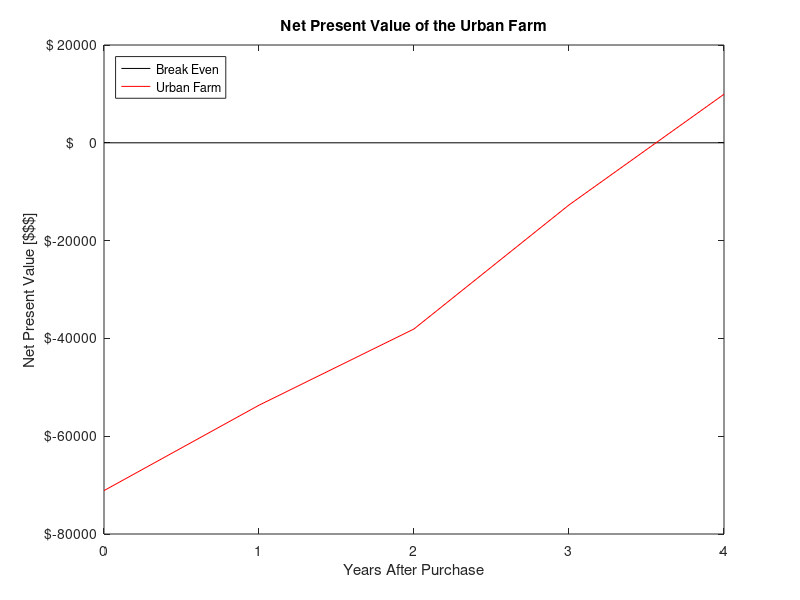

This figure's MATLAB source:
%% P1 Project - Urban Agriculture Design
% This script computes the finincial feasibility of an urban farm
% through the use of many basic MATLAB(R) functions.
% Results of relevant data are displayed graphically through the use of
% figures in relevant data intervals.

%% Coder Information
%
% * Kyle Lavorato


%% Prep

clc;
close all;
clear all;

%% Net Present Value - Urban Farm

fprintf('\n')
fprintf(2,'Urban Farm NPV \n')
fprintf('\n')

% Cost of 9 gardening containers
ContainerCost=-2109.73;

% Cost of materials to build farm
StructureCost=-17222;

% Cost of first year seeds and soils
% (Seed + soil)
SeedSoilCost=270+3400.67;

% Total cost of farm materials
PurchaseFarm=-ContainerCost+StructureCost+SeedSoilCost;

% Cost to build farm
ConstructFarm=-37673.30;

% Annual utilities cost
% (Water + Hydro)
UtilitiesFarm=-2040.60-1119.19;

% Annual rent
RentCost=-22010.88;

% Annual worker wages
WorkerWages=-23387;

% Total annual costs
TotalAnnual=UtilitiesFarm+RentCost+WorkerWages

% Annual crop profits
% (Tomato + Basil + Cabbage (*6) + Kale + mushrooms + Garlic)
CropProfits=400*5.30+400*11.78+400*4.52*6+200*4.42+260*175+60*3.40;

% Annual extra pofits
% (Intern savings + tour/workshop profits)
ExtraProfits=1349.25+2500;

% Total annual profits
TotalProfits=CropProfits+ExtraProfits

% Initial net present value
NPV=PurchaseFarm+ConstructFarm+RentCost

% NPV array for graph
NPVD(1)=NPV;

% Maximum payback period
FarmLife=0:4;

for i=1:4
    % Increase of profit in year 3 by 25%
    if i==3
        CropProfits=CropProfits*1.25;
        TotalProfits=CropProfits+ExtraProfits
    end
    
    % Calculate NPV
    NPV=NPV+(TotalProfits+TotalAnnual)/(1.12)^i;
    NPVD(i+1)=NPV;
    fprintf('At year %d the Urban Farm will have a NPV of $%.2f \n',i,NPV)
end

%% Plot Net Present Value

figure(1)
plot([0,4],[ 0 0], 'k-')
hold on
plot(FarmLife,NPVD,'r')
hold on

% Graph Formatting
title('Net Present Value of the Urban Farm')
xlabel('Years After Purchase')
ylabel('Net Present Value [$$$]')
legend('Break Even','Urban Farm','Location','NorthWest')
%axis([0 1 -250000 50000])
axis 'auto x'
set(gca,'YTickLabel',strcat('$',num2str(get(gca,'YTick').')))

